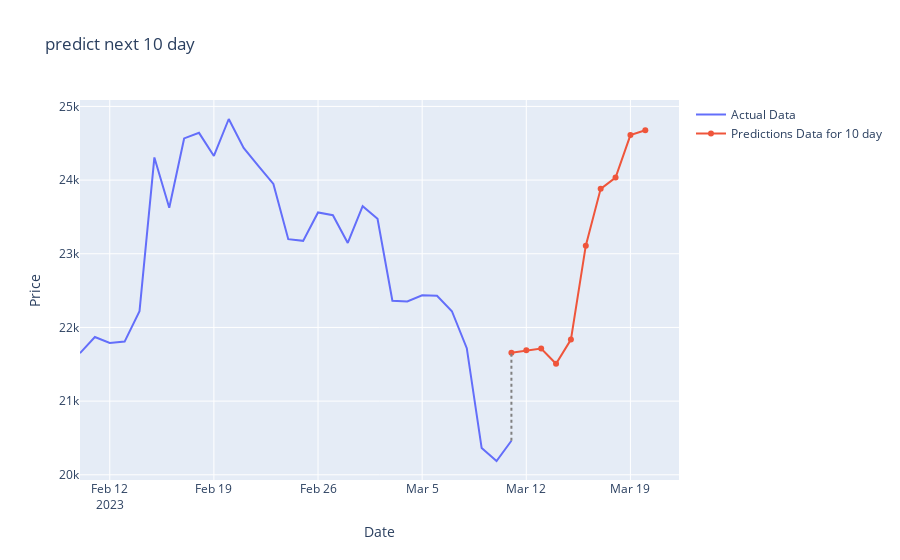

Here is the notebook cell this chart was saved with:
### Code cell
actual_x = y_future_data.index
actual_y = y_future_data['Adj Close']
pred_x = prediction_df.index
pred_y = prediction_df['Adj Close']

fig = go.Figure()
fig.add_trace(go.Scatter(x=actual_x, y=actual_y, name='Actual Data'))
fig.add_trace(go.Scatter(x=pred_x, y=pred_y,
              name='Predictions Data for 10 day'))

fig.add_shape(type='line',
              x0=actual_x[-1], y0=actual_y[-1],
              x1=pred_x[0], y1=pred_y[0],
              line=dict(color='grey', width=2, dash='dot'))

fig.update_layout(
    xaxis_title='Date',
    yaxis_title='Price',
    title='predict next 10 day '
)

fig.show()

### Figure 1 — Plotly figure (JSON) as saved in the notebook; plotly's stock layout.template omitted (floating-point values rounded to 4 significant figures)
{"data": [{"name": "Actual Data", "type": "scatter", "x": ["2023-02-10T00:00:00", "2023-02-11T00:00:00", "2023-02-12T00:00:00", "2023-02-13T00:00:00", "2023-02-14T00:00:00", "2023-02-15T00:00:00", "2023-02-16T00:00:00", "2023-02-17T00:00:00", "2023-02-18T00:00:00", "2023-02-19T00:00:00", "2023-02-20T00:00:00", "2023-02-21T00:00:00", "2023-02-22T00:00:00", "2023-02-23T00:00:00", "2023-02-24T00:00:00", "2023-02-25T00:00:00", "2023-02-26T00:00:00", "2023-02-27T00:00:00", "2023-02-28T00:00:00", "2023-03-01T00:00:00", "2023-03-02T00:00:00", "2023-03-03T00:00:00", "2023-03-04T00:00:00", "2023-03-05T00:00:00", "2023-03-06T00:00:00", "2023-03-07T00:00:00", "2023-03-08T00:00:00", "2023-03-09T00:00:00", "2023-03-10T00:00:00", "2023-03-11T00:00:00"], "y": [21650.0, 21870.0, 21790.0, 21810.0, 22220.0, 24310.0, 23620.0, 24570.0, 24640.0, 24330.0, 24830.0, 24440.0, 24190.0, 23950.0, 23200.0, 23180.0, 23560.0, 23520.0, 23150.0, 23650.0, 23480.0, 22360.0, 22350.0, 22440.0, 22430.0, 22220.0, 21720.0, 20360.0, 20190.0, 20460.0]}, {"name": "Predictions Data for 10 day", "type": "scatter", "x": ["2023-03-11T00:00:00", "2023-03-12T00:00:00", "2023-03-13T00:00:00", "2023-03-14T00:00:00", "2023-03-15T00:00:00", "2023-03-16T00:00:00", "2023-03-17T00:00:00", "2023-03-18T00:00:00", "2023-03-19T00:00:00", "2023-03-20T00:00:00"], "y": [21660.0, 21690.0, 21720.0, 21510.0, 21840.0, 23110.0, 23880.0, 24030.0, 24610.0, 24680.0]}], "layout": {"shapes": [{"line": {"color": "grey", "dash": "dot", "width": 2}, "type": "line", "x0": "2023-03-11T00:00:00", "x1": "2023-03-11T00:00:00", "y0": 20460.0, "y1": 21660.0}], "title": {"text": "predict next 10 day "}, "xaxis": {"title": {"text": "Date"}}, "yaxis": {"title": {"text": "Price"}}}}
